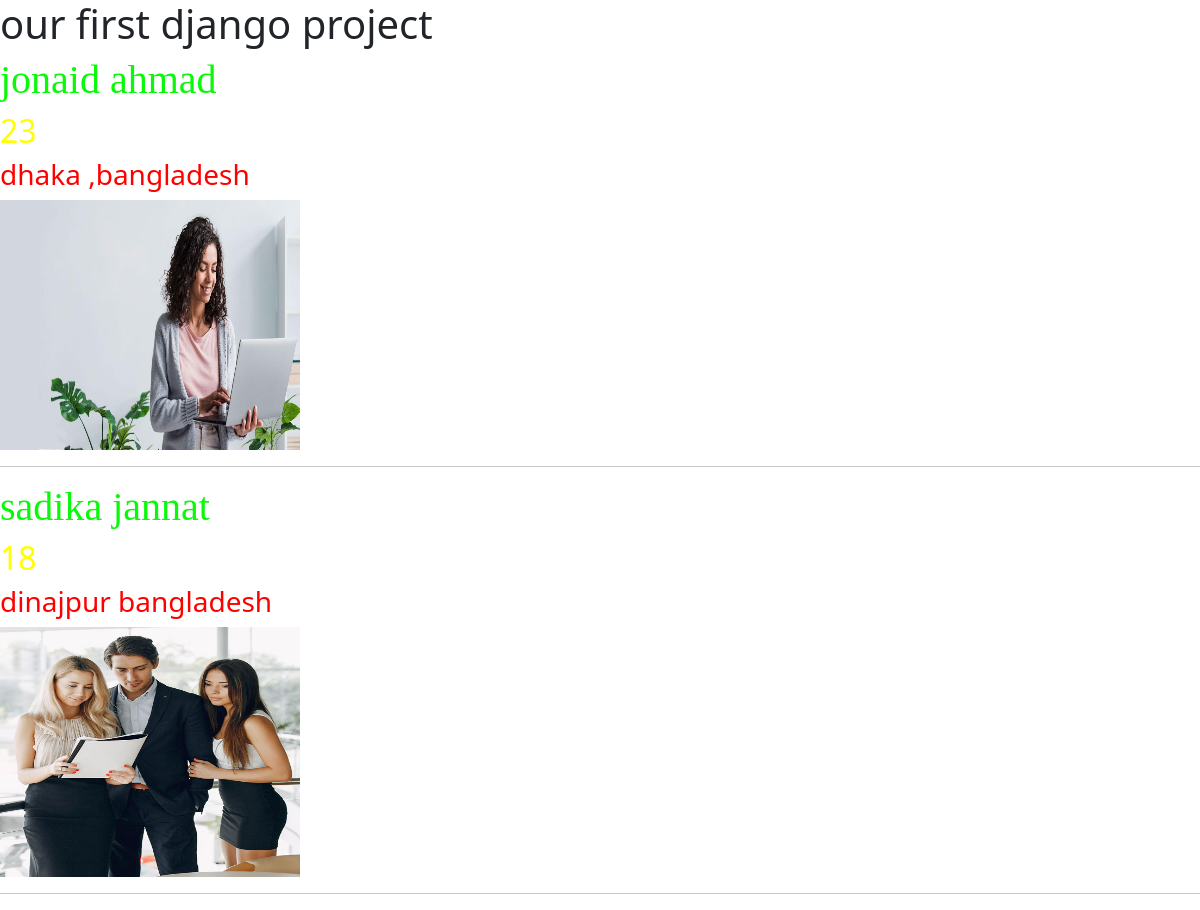
The page / on the database its author committed.
### myapp/models.py (models this page shows)
class Profile(models.Model):
    name = models.CharField(max_length=50)
    age = models.IntegerField()
    address = models.TextField()
    image = models.ImageField()

### myapp/views.py (the view)
def homepage (request):
    profile = Profile.objects.all()
    context ={
        'profile':profile
    }
    return render (request,'index.html',context)

### templates/index.html (shortened to what this page needs)
{% load static %}
<!DOCTYPE html>
<html lang="en">
<head>
<link href="https://cdn.jsdelivr.net/npm/bootstrap@5.0.1/dist/css/bootstrap.min.css" rel="stylesheet">
</head>
<body>
    <h1>our first django project</h1>
    {% for i in profile %}
    <h1 style="color: rgb(10, 248, 10);font-family: arial blak;"> {{ i.name }} </h1>
    <h2 style="color: yellow;"> {{i.age}} </h2>
    <h3 style="color: red;"> {{i.address}} </h3>
    <img style="width: 300px;height: 250px;" src="{{i.image.url}}" alt="Image">
    <hr>
    {% endfor %}
</body>
</html>

### rows shown on the page
Profile: name "jonaid ahmad", age "23", address "dhaka ,bangladesh", image (picture)
Profile: name "sadika jannat", age "18", address "dinajpur bangladesh", image (picture)
